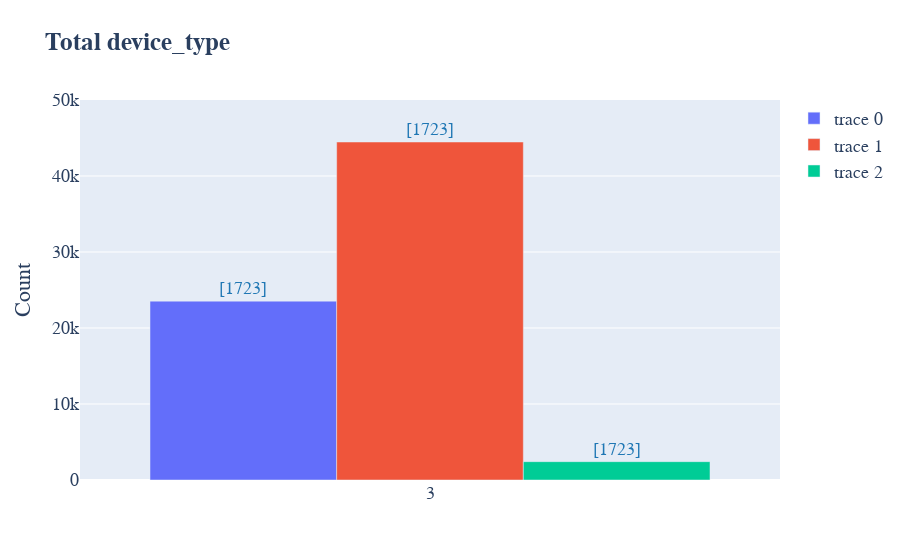

The notebook cell saved with this chart:
### Code cell
# Overall distribtuion of devices

devices = [d for d in df['device_type'].unique()]

fig = go.Figure()
for d in devices:
    count= len(df[df['device_type'] == d])
    fig.add_trace(go.Bar(x= [d], y = [count], textfont_size=20))



multiple_subset_bar(feature = 'device_type', yrange = [0,50000] )

### Figure 1 — Plotly figure (JSON) as saved in the notebook; plotly's stock layout.template omitted (floating-point values rounded to 4 significant figures)
{"data": [{"text": "[1723]", "textfont": {"color": "#1f77b4", "family": "sans serif", "size": 18}, "textposition": "outside", "type": "bar", "x": [3], "y": [23536]}, {"text": "[1723]", "textfont": {"color": "#1f77b4", "family": "sans serif", "size": 18}, "textposition": "outside", "type": "bar", "x": [3], "y": [44472]}, {"text": "[1723]", "textfont": {"color": "#1f77b4", "family": "sans serif", "size": 18}, "textposition": "outside", "type": "bar", "x": [3], "y": [2413]}], "layout": {"font": {"family": "Courier New, monospace", "size": 18}, "title": {"text": "<b>Total device_type<b>"}, "uniformtext": {"minsize": 8, "mode": "hide"}, "yaxis": {"range": [0, 50000], "title": {"text": "Count"}}}}
